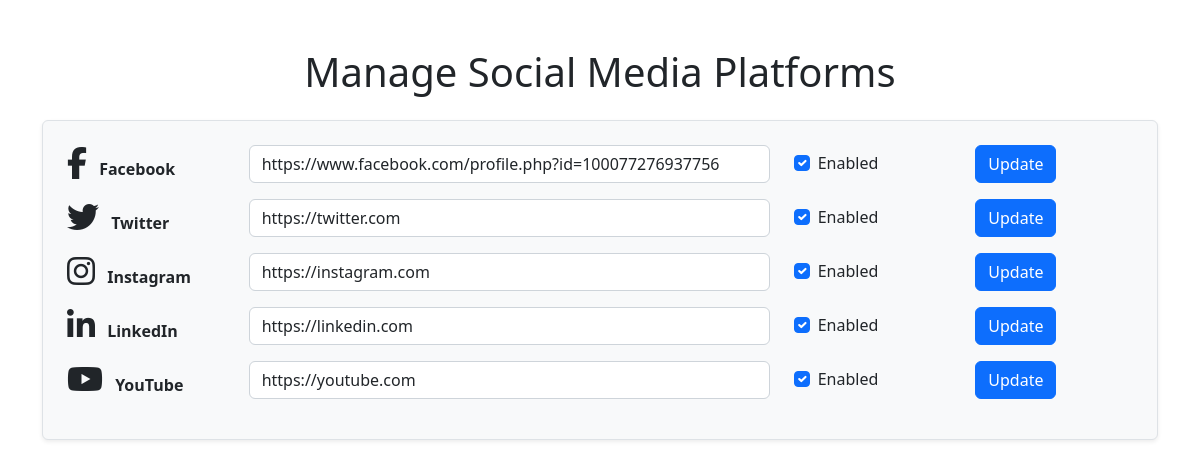
The app's page /admin-pages/socialMediaPage.php, older data.
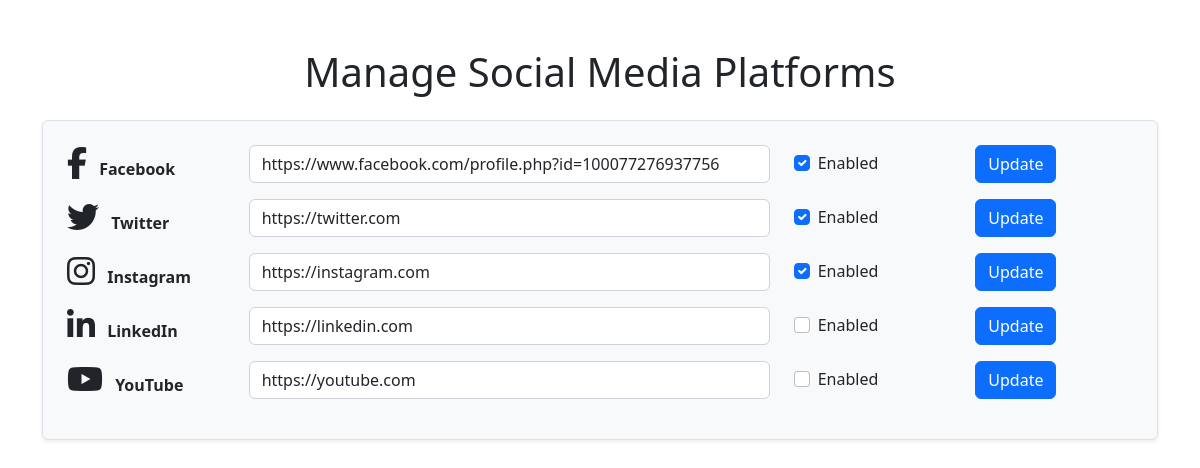
The same page, newer data.
### tables this page shows
CREATE TABLE IF NOT EXISTS `social_media` (
  `social_id` int NOT NULL AUTO_INCREMENT,
  `platform` varchar(50) NOT NULL,
  `link` varchar(255) NOT NULL,
  `icon_class` varchar(50) NOT NULL,
  `bg_color` varchar(255) NOT NULL DEFAULT 'btn-info',
  `enabled` tinyint(1) DEFAULT '1',
  PRIMARY KEY (`social_id`)
);

### classes/social-media.php (called while the page is built, shortened)
<?php
class SocialMedia {
    private $conn;
    public function __construct($db) {
        $this->conn = $db;
    }
    public function getAllSocialMedia() {
        $sql = "SELECT * FROM social_media";
        $stmt = $this->conn->query($sql);
        return $stmt->fetchAll(PDO::FETCH_ASSOC);
    }
}
?>

### admin-pages/socialMediaPage.php (the view, shortened to what this page needs)
<!DOCTYPE html>
<html lang="en">
<head>
    <link rel="stylesheet" href="assets/css/bootstrap.min.css">
    <link rel="stylesheet" href="assets/css/font-awesome.min.css">
</head>
<body>
    <div class="container mt-5">
        <h1 class="mb-4 text-center">Manage Social Media Platforms</h1>
        <form method="POST" class="border p-4 rounded shadow-sm bg-light">
            <?php
            $database = new Database();
            $db = $database->getConnection();
            $socialMedia = new SocialMedia($db);
            $platforms = $socialMedia->getAllSocialMedia();
            if ($platforms) {
                foreach ($platforms as $platform) {
                    echo '
                    <div class="row mb-3 align-items-center">
                        <div class="col-sm-2">
                            <i class="' . htmlspecialchars($platform['icon_class']) . ' fa-2x"></i>
                            <span class="fw-bold ms-2">' . htmlspecialchars($platform['platform']) . '</span>
                        </div>
                        <div class="col-sm-6">
                            <input type="url" name="links[' . $platform['social_id'] . ']" class="form-control" placeholder="Enter link" value="' . htmlspecialchars($platform['link']) . '">
                        </div>
                        <div class="col-sm-2">
                            <div class="form-check">
                                <input type="checkbox" name="enabled[' . $platform['social_id'] . ']" class="form-check-input" id="enabled-' . $platform['social_id'] . '" ' . ($platform['enabled'] ? 'checked' : '') . '>
                                <label class="form-check-label" for="enabled-' . $platform['social_id'] . '">Enabled</label>
                            </div>
                        </div>
                        <div class="col-sm-2">
                            <button type="submit" name="update_social_media" class="btn btn-primary">Update</button>
                        </div>
                    </div>';
                }
            } else {
                echo '<p class="text-center">No social media platforms found.</p>';
            }
            ?>
        </form>
    </div>
</body>
</html>

Row changes from the older to the newer data that the page shows:
changed social_media "LinkedIn": enabled "☑" → "☐"
changed social_media "YouTube": enabled "☑" → "☐"
